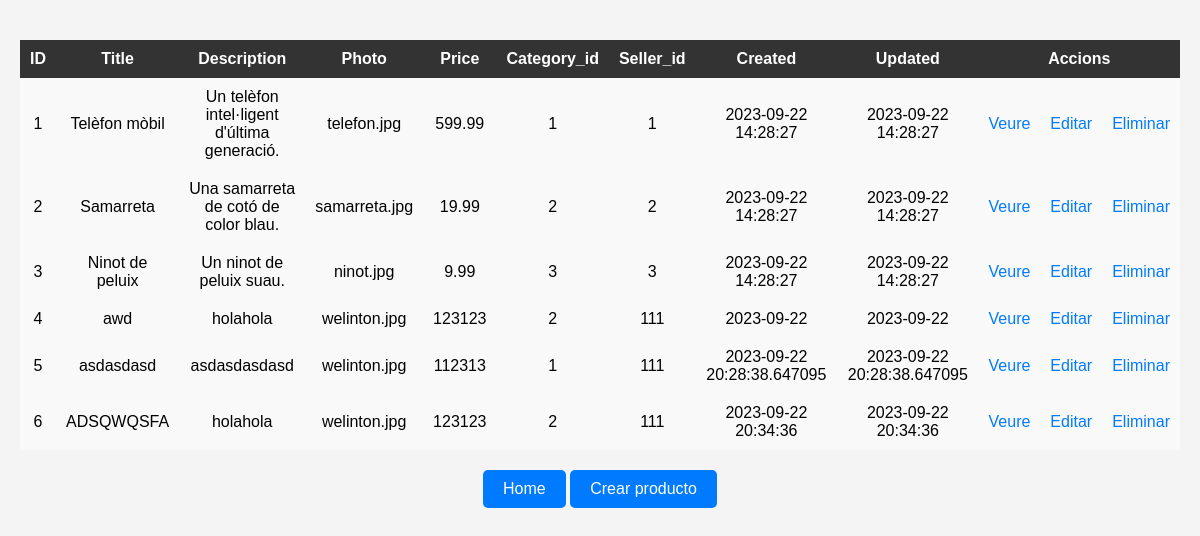
The app's page /products/list, older data.
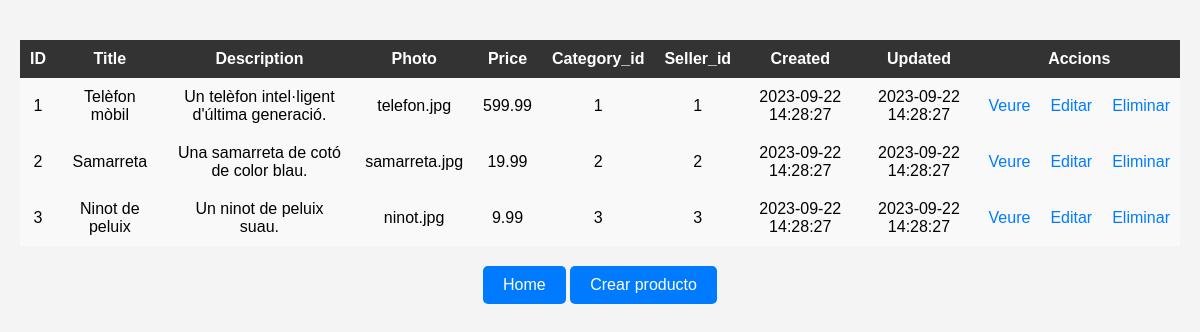
The same page, newer data.
### tables this page shows
CREATE TABLE products (
	id INTEGER PRIMARY KEY AUTOINCREMENT,
	title TEXT,
	description TEXT,
	photo TEXT,
	price DECIMAL(10, 2),
	category_id INTEGER,
	seller_id INTEGER,
	created DATETIME,
	updated DATETIME,
	FOREIGN KEY (category_id) REFERENCES categories(id),
	FOREIGN KEY (seller_id) REFERENCES users(id)
);

### app.py (the view)
@app.route('/products/list')
def products_list():
    products = query_db("SELECT * FROM products")
    return render_template('products/list.html', results=products)

### app.py (called while the page is built)
def get_db():
    db = getattr(g, '_database', None)
    if db is None:
        db = g._database = sqlite3.connect(DATABASE)
        db.row_factory = sqlite3.Row
    return db

@app.teardown_appcontext
def close_connection(exception):
    db = getattr(g, '_database', None)
    if db is not None:
        db.close()

def query_db(query, args=(), one=False):
    cur = get_db().execute(query, args)
    rv = cur.fetchall()
    cur.close()
    return (rv[0] if rv else None) if one else rv

### templates/products/list.html (shortened to what this page needs)
<!DOCTYPE html>
<html lang="en">
<head>
    <link rel="stylesheet" href="{{url_for('static', filename='css/list.css')}}">
</head>
<body>
    <table class="table">
        <thead>
            <tr>
                <th>ID</th>
                <th>Title</th>
                <th>Description</th>
                <th>Photo</th>
                <th>Price</th>
                <th>Category_id</th>
                <th>Seller_id</th>
                <th>Created</th>
                <th>Updated</th>
                <th colspan="3">Accions</th>
            </tr>
        </thead>
        <tbody>
            {% for result in results %}
            <tr>
                <td>{{ result['id'] }}</td>
                <td>{{ result['title'] }}</td>
                <td>{{ result['description'] }}</td>
                <td>{{ result['photo'] }}</td>
                <td>{{ result['price'] }}</td>
                <td>{{ result['category_id'] }}</td>
                <td>{{ result['seller_id'] }}</td>
                <td>{{ result['created'] }}</td>
                <td>{{ result['updated'] }}</td>
                <td><a href="/products/read/{{ result['id'] }}" title="Veure">Veure</a></td>
                <td><a href="/products/update/{{ result['id'] }}" title="Editar">Editar</a></td>
                <td><a href="/products/delete/{{ result['id'] }}" title="Eliminar">Eliminar</a></td>
            </tr>
            {% endfor %}
        </tbody>
    </table>
    <a class="link" href="/">Home</a>
    <a class="link" href="/products/create">Crear producto</a>
</body>
</html>

### static/css/list.css (style rules this page uses)
body, h1, a, table, th, td { margin: 0; padding: 0; border: 0; }
body { font-family: Arial, sans-serif; background-color: #f4f4f4; text-align: center; padding: 20px; }
a { color: #007BFF; text-decoration: none; transition: color 0.3s; }
.table { width: 100%; border-collapse: collapse; margin-top: 20px; }
th { background-color: #333; color: #fff; padding: 10px; }
td { background-color: #f9f9f9; padding: 10px; }
tr:nth-child(odd) { background-color: #e5e5e5; }
.table a { color: #007BFF; text-decoration: none; }
a.link { display: inline-block; margin-top: 20px; padding: 10px 20px; background-color: #007BFF; color: #fff; border-radius: 5px; transition: background-color 0.3s; }

Row changes from the older to the newer data that the page shows:
removed products: id "4", title "awd", description "holahola", photo "welinton.jpg", price "123123", category_id "2", seller_id "111", created "2023-09-22", updated "2023-09-22"
removed products: id "5", title "asdasdasd", description "asdasdasdasd", photo "welinton.jpg", price "112313", category_id "1", seller_id "111", created "2023-09-22 20:28:38.647095", updated "2023-09-22 20:28:38.647095"
removed products: id "6", title "ADSQWQSFA", description "holahola", photo "welinton.jpg", price "123123", category_id "2", seller_id "111", created "2023-09-22 20:34:36", updated "2023-09-22 20:34:36"
